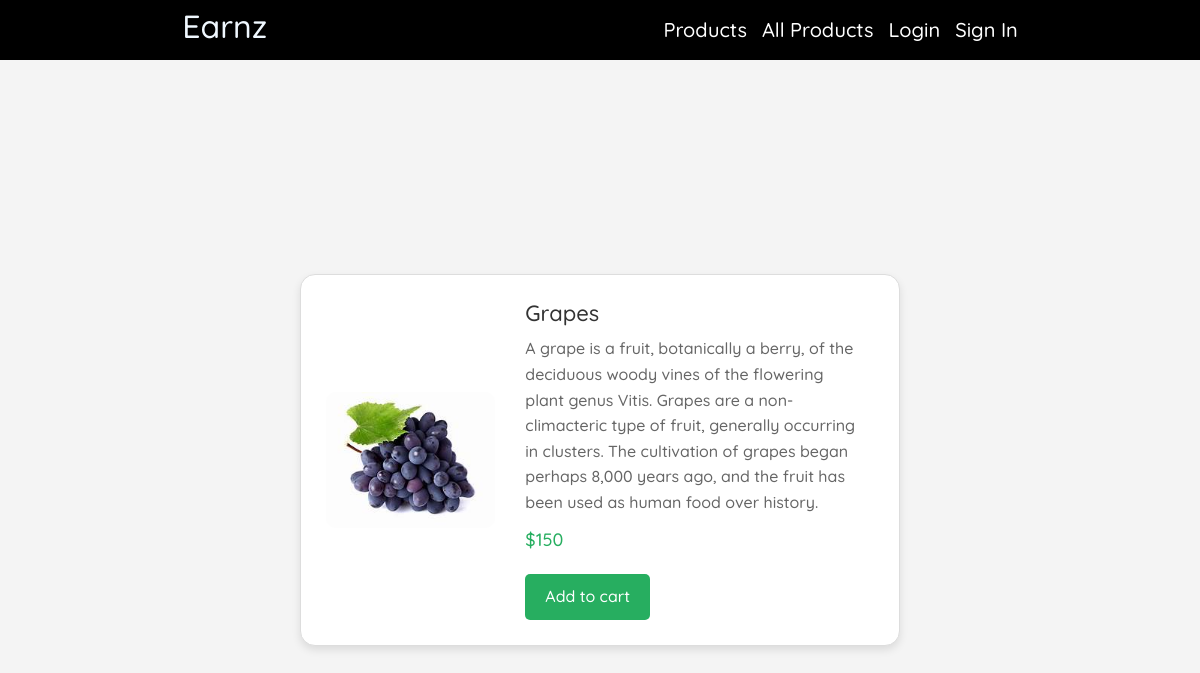
Screenshot of /list/3 with the database file from the repository.
### home/models.py (models this page shows, shortened)
class Product(models.Model):
    product_name=models.CharField(max_length=200)
    product_price=models.IntegerField(null=True)
    product_description=models.TextField()
    product_images=models.ImageField(upload_to='images/',null=True)

### home/views.py (the view)
# urls.py: path('list/<pk>',views.Product_list_one,name='Product_list_one'),
def Product_list_one(request,pk):
    product=Product.objects.get(pk=pk)
    return render(request,'product_list.html',{'product':product})

### templates/product_list.html (shortened to what this page needs)
<!DOCTYPE html>
<html lang="en">
    {% extends 'blank_layout.html' %}
    {% block content %}
    <head>
</head>
<body>
    <div class="main">
        <div class="card">
            <div class="img">
                <img src="{{ product.product_images.url }}" alt="{{ product.product_name }}">
            </div>
            <div class="details">
                <h2>{{ product.product_name }}</h2>
                <p>{{ product.product_description }}</p>
                <p class="price">${{ product.product_price }}</p>
                <button>Add to cart</button>
            </div>
        </div>
    </div>
    {% endblock content %}

### templates/navbar.html (style rules this page uses)
* { margin: 0; padding: 0; box-sizing: border-box; font-family: "Quicksand", sans-serif; font-weight: 500; font-style: normal; }
body { font-size: 20px; }
body { background-color: #f4f4f4; color: #333; }

### templates/product_list.html (style rules this page uses)
* { margin: 0; padding: 0; box-sizing: border-box; }
body { font-family: Arial, sans-serif; background-color: #f4f4f4; color: #333; line-height: 1.6; margin-top: 5%; }
.main { display: flex; justify-content: center; align-items: center; min-height: 100vh; padding: 20px; }
.card { display: flex; flex-direction: row; align-items: center; width: 100%; max-width: 600px; border: 1px solid #ddd; border-radius: 15px; box-shadow: 0 4px 8px rgba(0, 0, 0, 0.1); background: #fff; overflow: hidden; margin: 20px; padding: 15px; }
.img { flex: 1; padding: 10px; }
.img img { width: 100%; height: auto; object-fit: cover; border-radius: 10px; }
.details { flex: 2; padding: 10px 20px; text-align: left; }
.details h2 { font-size: 22px; margin-bottom: 10px; color: #333; }
.details p { font-size: 16px; margin-bottom: 10px; color: #666; }
.details .price { font-size: 18px; color: #27ae60; margin-bottom: 20px; }
.details button { padding: 10px 20px; border: none; border-radius: 5px; background-color: #27ae60; color: #fff; font-size: 16px; cursor: pointer; transition: background-color 0.3s ease; }

### rows the page displays
Product: product_images (picture), product_name "Grapes", product_description "A grape is a fruit, botanically a berry, of the deciduous woody vines of the flowering plant genus Vitis. Grapes are a non- climacteric type of fruit, generally occurring in clusters. The cultivation of grapes began perhaps 8,000 years ago, and the fruit has been used as human food over history.", product_price "150"
